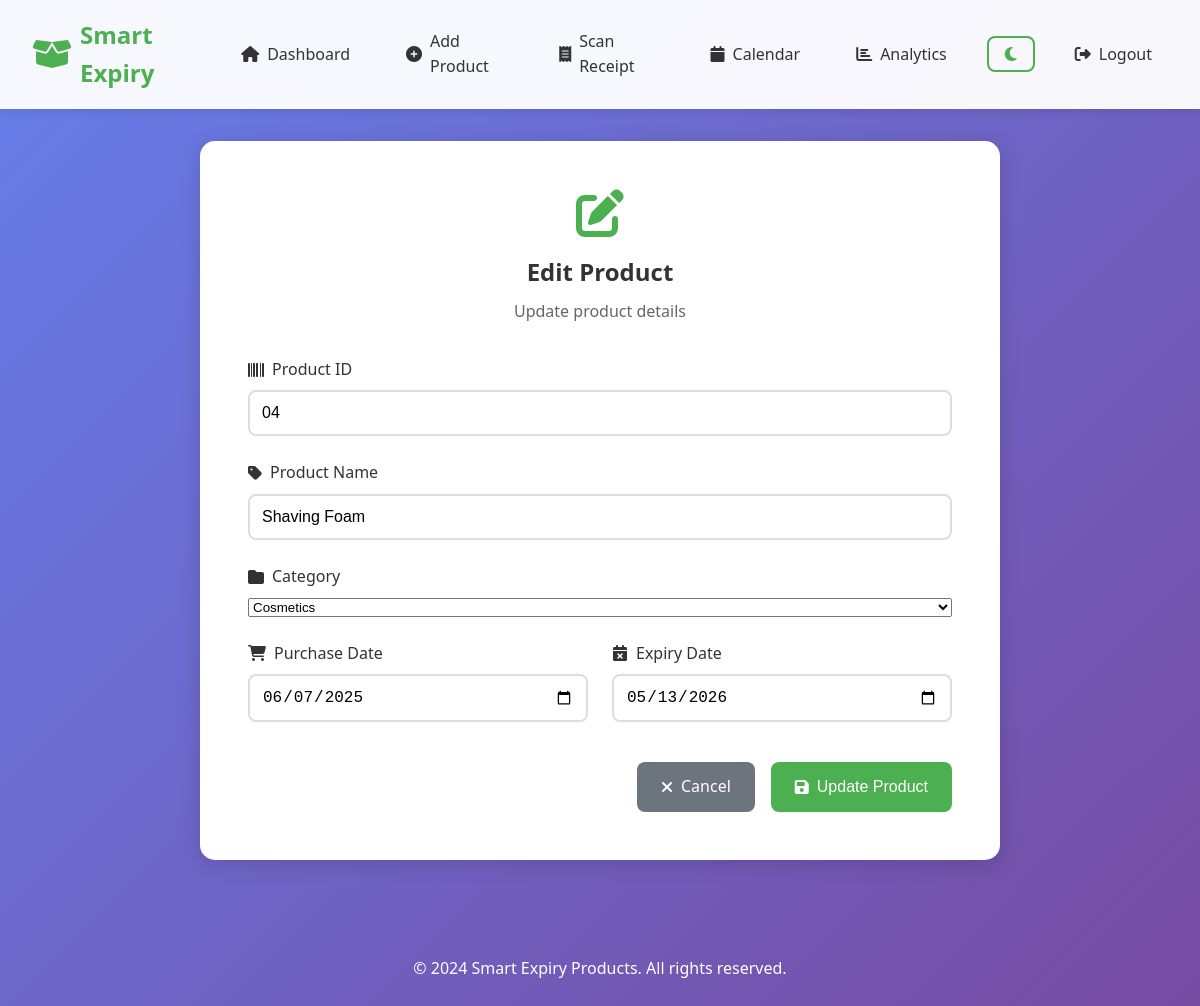
/edit_product/8 (signed in), run on the app's committed database.
### app.py (models this page shows, shortened)
class Product(db.Model):
    id = db.Column(db.Integer, primary_key=True)
    product_id = db.Column(db.String(100), nullable=False)
    product_name = db.Column(db.String(200), nullable=False)
    category = db.Column(db.String(100), nullable=True, default='General')
    purchase_date = db.Column(db.Date, nullable=False)
    expiry_date = db.Column(db.Date, nullable=False)
    user_id = db.Column(
        db.Integer,
        db.ForeignKey('user.id', ondelete='CASCADE'),
        nullable=False,
    )
    created_at = db.Column(db.DateTime, default=datetime.utcnow)

### app.py (the view, shortened to what this page needs)
@app.route('/edit_product/<int:product_id>', methods=['GET', 'POST'])
@login_required
def edit_product(product_id):
    product = Product.query.get_or_404(product_id)
    if product.user_id != current_user.id:
        flash('Unauthorized access', 'error')
        return redirect(url_for('dashboard'))
    all_products = Product.query.filter_by(user_id=current_user.id).all()
    categories = sorted(set([p.category for p in all_products if p.category]))
    default_categories = ['General', 'Food', 'Medicine', 'Cosmetics', 'Electronics', 'Other']
    all_categories = sorted(set(default_categories + categories))
    return render_template('edit_product.html', product=product, categories=all_categories)

### app.py (called while the page is built)
@login_manager.user_loader
def load_user(user_id):
    return User.query.get(int(user_id))

### templates/edit_product.html (shortened to what this page needs)
{% extends "base.html" %}
{% block content %}
<div class="form-container">
    <div class="form-card">
        <div class="form-header">
            <i class="fas fa-edit"></i>
            <h2>Edit Product</h2>
            <p>Update product details</p>
        </div>
        <form method="POST" class="product-form">
            <div class="form-group">
                <label for="product_id">
                    <i class="fas fa-barcode"></i> Product ID
                </label>
                <input type="text" id="product_id" name="product_id" required
                       value="{{ product.product_id }}" autofocus>
            </div>
            <div class="form-group">
                <label for="product_name">
                    <i class="fas fa-tag"></i> Product Name
                </label>
                <input type="text" id="product_name" name="product_name" required
                       value="{{ product.product_name }}">
            </div>
            <div class="form-group">
                <label for="category">
                    <i class="fas fa-folder"></i> Category
                </label>
                <select id="category" name="category" required>
                    {% for cat in categories %}
                    <option value="{{ cat }}" {% if product.category == cat %}selected{% endif %}>{{ cat }}</option>
                    {% endfor %}
                </select>
            </div>
            <div class="form-row">
                <div class="form-group">
                    <label for="purchase_date">
                        <i class="fas fa-shopping-cart"></i> Purchase Date
                    </label>
                    <input type="date" id="purchase_date" name="purchase_date" required
                           value="{{ product.purchase_date.isoformat() }}">
                </div>
                <div class="form-group">
                    <label for="expiry_date">
                        <i class="fas fa-calendar-times"></i> Expiry Date
                    </label>
                    <input type="date" id="expiry_date" name="expiry_date" required
                           value="{{ product.expiry_date.isoformat() }}">
                </div>
            </div>
            <div class="form-actions">
                <a href="{{ url_for('dashboard') }}" class="btn btn-secondary">
                    <i class="fas fa-times"></i> Cancel
                </a>
                <button type="submit" class="btn btn-primary">
                    <i class="fas fa-save"></i> Update Product
                </button>
            </div>
        </form>
    </div>
</div>
{% endblock %}

### static/css/style.css (style rules this page uses)
* { margin: 0; padding: 0; box-sizing: border-box; }
:root { --primary-color: #4CAF50; --secondary-color: #2196F3; --danger-color: #F44336; --warning-color: #FF9800; --success-color: #4CAF50; --info-color: #00BCD4; --dark-color: #333; --light-color: #f5f5f5; --border-color: #ddd; --shadow: 0 2px 10px rgba(0, 0, 0, 0.1); --shadow-hover: 0 4px 20px rgba(0, 0, 0, 0.15); --transition: all 0.3s ease; }
body { font-family: 'Segoe UI', Tahoma, Geneva, Verdana, sans-serif; background: linear-gradient(135deg, #667eea 0%, #764ba2 100%); min-height: 100vh; color: var(--dark-color); line-height: 1.6; }
.form-group { display: flex; flex-direction: column; gap: 0.5rem; }
.form-group label { font-weight: 500; color: var(--dark-color); display: flex; align-items: center; gap: 0.5rem; }
.form-group input { padding: 0.75rem; border: 2px solid var(--border-color); border-radius: 8px; font-size: 1rem; transition: var(--transition); }
.btn { padding: 0.75rem 1.5rem; border: none; border-radius: 8px; font-size: 1rem; font-weight: 500; cursor: pointer; transition: var(--transition); display: inline-flex; align-items: center; gap: 0.5rem; text-decoration: none; }
.btn-primary { background: var(--primary-color); color: white; }
.btn-secondary { background: #6c757d; color: white; }
.form-container { max-width: 800px; margin: 2rem auto; }
.form-card { background: white; border-radius: 15px; padding: 3rem; box-shadow: var(--shadow-hover); animation: scaleIn 0.5s ease; }
.form-header { text-align: center; margin-bottom: 2rem; }
.form-header i { font-size: 3rem; color: var(--primary-color); margin-bottom: 1rem; }
.form-header h2 { color: var(--dark-color); margin-bottom: 0.5rem; }
.form-header p { color: #666; }
.product-form { display: flex; flex-direction: column; gap: 1.5rem; }
.form-row { display: grid; grid-template-columns: repeat(auto-fit, minmax(250px, 1fr)); gap: 1.5rem; }
.form-actions { display: flex; gap: 1rem; justify-content: flex-end; margin-top: 1rem; }
* { transition: background-color 0.3s ease, color 0.3s ease, border-color 0.3s ease; }

### data on the page
Product: product_id "04", product_name "Shaving Foam", category "Cosmetics", purchase_date "06/07/2025", expiry_date "05/13/2026"
